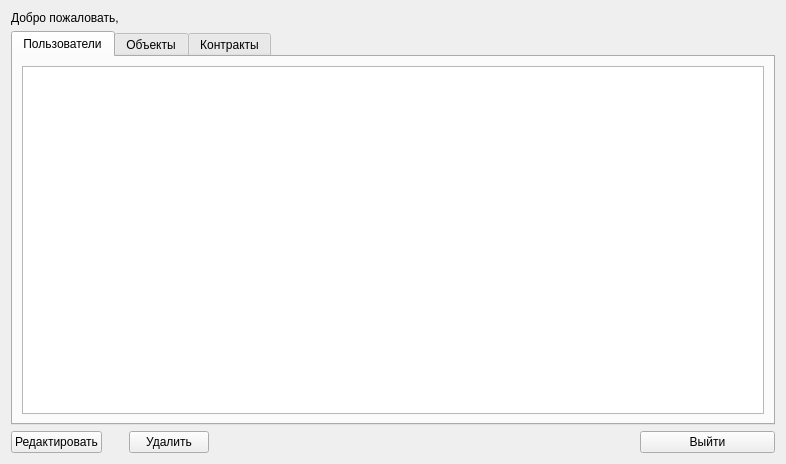
<?xml version="1.0" encoding="UTF-8"?>
<ui version="4.0">
 <class>Form</class>
 <widget class="QWidget" name="Form">
  <property name="geometry">
   <rect>
    <x>0</x>
    <y>0</y>
    <width>786</width>
    <height>464</height>
   </rect>
  </property>
  <property name="windowTitle">
   <string>Form</string>
  </property>
  <layout class="QGridLayout" name="gridLayout">
   <item row="4" column="5">
    <widget class="QPushButton" name="pushButton_4">
     <property name="text">
      <string>Выйти</string>
     </property>
    </widget>
   </item>
   <item row="3" column="0" colspan="6">
    <widget class="QTabWidget" name="tabWidget">
     <property name="currentIndex">
      <number>0</number>
     </property>
     <widget class="QWidget" name="tab">
      <attribute name="title">
       <string>Пользователи</string>
      </attribute>
      <layout class="QHBoxLayout" name="horizontalLayout">
       <item>
        <widget class="QTableWidget" name="tableWidget"/>
       </item>
      </layout>
     </widget>
     <widget class="QWidget" name="tab_2">
      <attribute name="title">
       <string>Объекты</string>
      </attribute>
      <layout class="QVBoxLayout" name="verticalLayout_2">
       <item>
        <widget class="QTableWidget" name="tableWidget_2"/>
       </item>
      </layout>
     </widget>
     <widget class="QWidget" name="tab_3">
      <attribute name="title">
       <string>Контракты</string>
      </attribute>
      <layout class="QVBoxLayout" name="verticalLayout_3">
       <item>
        <widget class="QTableWidget" name="tableWidget_3"/>
       </item>
      </layout>
     </widget>
    </widget>
   </item>
   <item row="2" column="0">
    <widget class="QLabel" name="label">
     <property name="text">
      <string>Добро пожаловать, </string>
     </property>
    </widget>
   </item>
   <item row="4" column="0">
    <widget class="QPushButton" name="pushButton_2">
     <property name="sizePolicy">
      <sizepolicy hsizetype="Maximum" vsizetype="Maximum">
       <horstretch>0</horstretch>
       <verstretch>0</verstretch>
      </sizepolicy>
     </property>
     <property name="text">
      <string>Редактировать</string>
     </property>
    </widget>
   </item>
   <item row="4" column="1">
    <widget class="QPushButton" name="pushButton_3">
     <property name="sizePolicy">
      <sizepolicy hsizetype="Maximum" vsizetype="Fixed">
       <horstretch>0</horstretch>
       <verstretch>0</verstretch>
      </sizepolicy>
     </property>
     <property name="text">
      <string>Удалить</string>
     </property>
    </widget>
   </item>
  </layout>
 </widget>
 <resources/>
 <connections/>
</ui>
